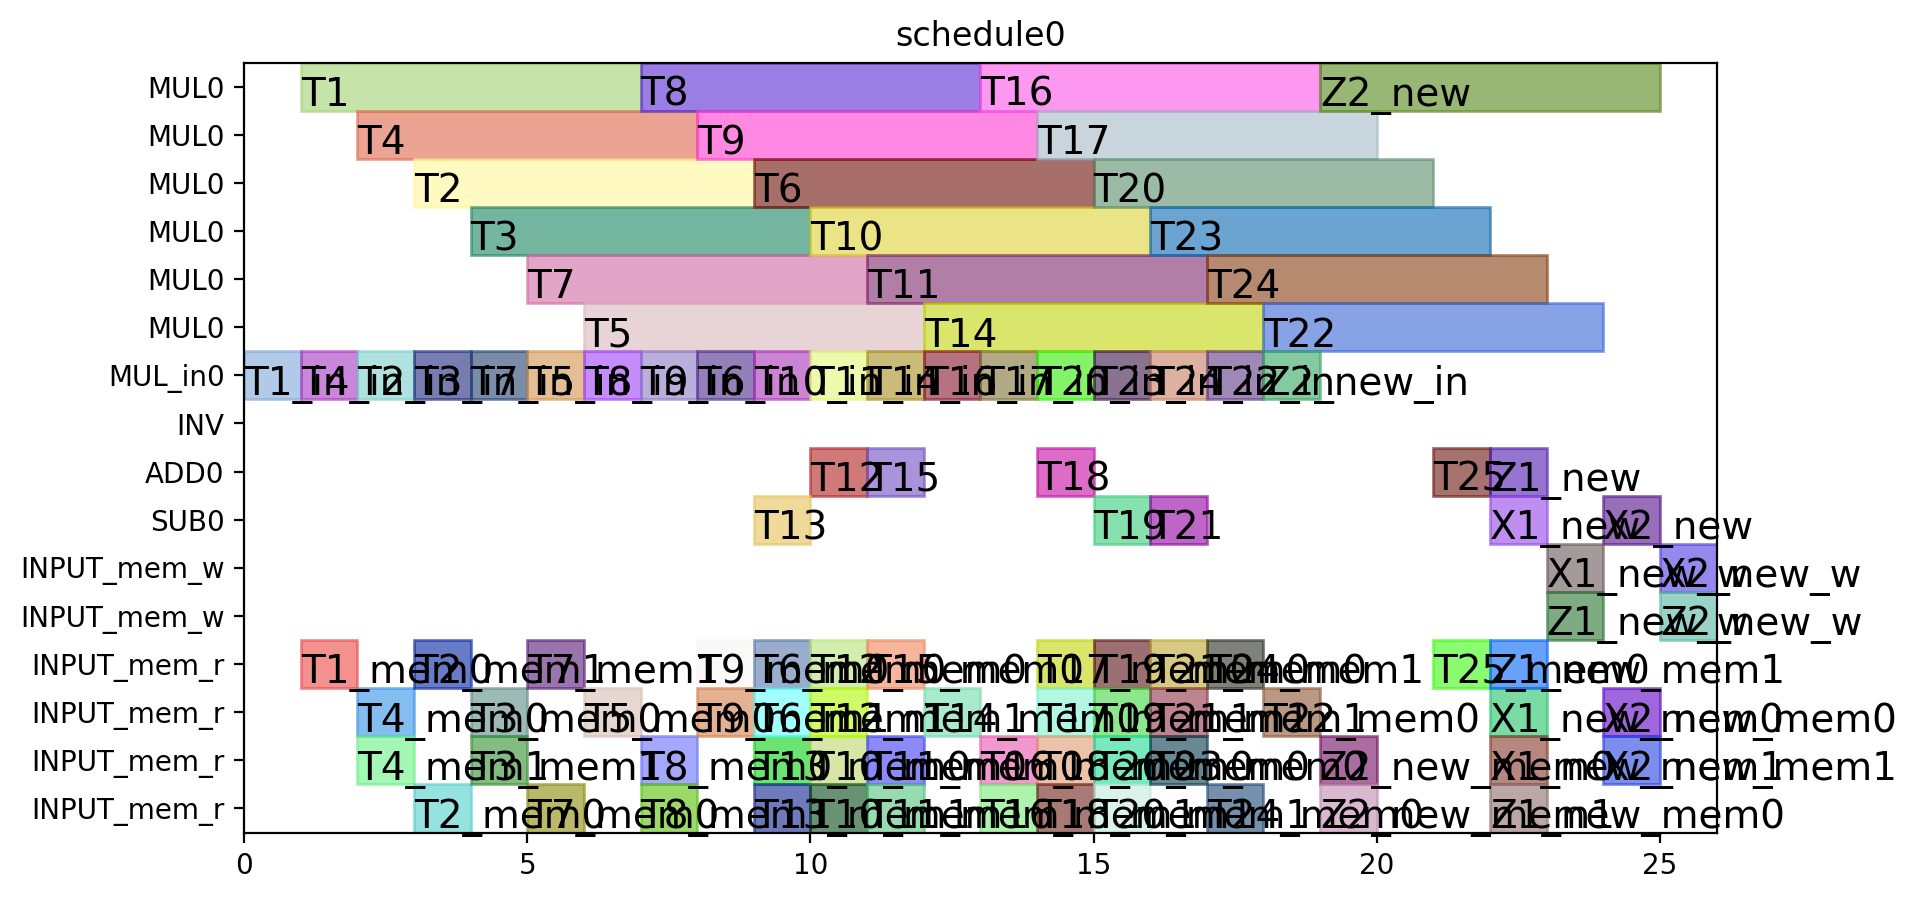

Python code for this plot:
from pyschedule import Scenario, solvers, plotters, alt


def solve():
	horizon = 90
	S = Scenario("schedule0", horizon=horizon)

	# resource
	MUL = S.Resources('MUL', num=1, size=6)
	MUL_in = S.Resources('MUL_in', num=1)
	INV = S.Resource('INV')
	ADD = S.Resources('ADD', num=1, periods=range(1, horizon))
	SUB = S.Resources('SUB', num=1, periods=range(1, horizon))
	INPUT_mem_w = S.Resource('INPUT_mem_w', size=2)
	INPUT_mem_r = S.Resource('INPUT_mem_r', size=4)

	# result of previous scheduling

	# new tasks
	T1_in = S.Task('T1_in', length=1, delay_cost=1)
	T1_in += alt(MUL_in)
	T1 = S.Task('T1', length=6, delay_cost=1)
	T1 += alt(MUL)
	S += T1>=T1_in

	T1_mem0 = S.Task('T1_mem0', length=1, delay_cost=1)
	T1_mem0 += INPUT_mem_r
	S += T1_mem0-1 <= T1

	T2_in = S.Task('T2_in', length=1, delay_cost=1)
	T2_in += alt(MUL_in)
	T2 = S.Task('T2', length=6, delay_cost=1)
	T2 += alt(MUL)
	S += T2>=T2_in

	T2_mem0 = S.Task('T2_mem0', length=1, delay_cost=1)
	T2_mem0 += INPUT_mem_r
	S += T2_mem0-1 <= T2

	T2_mem1 = S.Task('T2_mem1', length=1, delay_cost=1)
	T2_mem1 += INPUT_mem_r
	S += T2_mem1-1 <= T2

	T3_in = S.Task('T3_in', length=1, delay_cost=1)
	T3_in += alt(MUL_in)
	T3 = S.Task('T3', length=6, delay_cost=1)
	T3 += alt(MUL)
	S += T3>=T3_in

	T3_mem0 = S.Task('T3_mem0', length=1, delay_cost=1)
	T3_mem0 += INPUT_mem_r
	S += T3_mem0-1 <= T3

	T3_mem1 = S.Task('T3_mem1', length=1, delay_cost=1)
	T3_mem1 += INPUT_mem_r
	S += T3_mem1-1 <= T3

	T4_in = S.Task('T4_in', length=1, delay_cost=1)
	T4_in += alt(MUL_in)
	T4 = S.Task('T4', length=6, delay_cost=1)
	T4 += alt(MUL)
	S += T4>=T4_in

	T4_mem0 = S.Task('T4_mem0', length=1, delay_cost=1)
	T4_mem0 += INPUT_mem_r
	S += T4_mem0-1 <= T4

	T4_mem1 = S.Task('T4_mem1', length=1, delay_cost=1)
	T4_mem1 += INPUT_mem_r
	S += T4_mem1-1 <= T4

	T5_in = S.Task('T5_in', length=1, delay_cost=1)
	T5_in += alt(MUL_in)
	T5 = S.Task('T5', length=6, delay_cost=1)
	T5 += alt(MUL)
	S += T5>=T5_in

	T5_mem0 = S.Task('T5_mem0', length=1, delay_cost=1)
	T5_mem0 += INPUT_mem_r
	S += T5_mem0-1 <= T5

	T6_in = S.Task('T6_in', length=1, delay_cost=1)
	T6_in += alt(MUL_in)
	T6 = S.Task('T6', length=6, delay_cost=1)
	T6 += alt(MUL)
	S += T6>=T6_in

	T6_mem0 = S.Task('T6_mem0', length=1, delay_cost=1)
	T6_mem0 += INPUT_mem_r
	S += T6_mem0-1 <= T6

	T6_mem1 = S.Task('T6_mem1', length=1, delay_cost=1)
	T6_mem1 += INPUT_mem_r
	S += T6_mem1-1 <= T6

	T7_in = S.Task('T7_in', length=1, delay_cost=1)
	T7_in += alt(MUL_in)
	T7 = S.Task('T7', length=6, delay_cost=1)
	T7 += alt(MUL)
	S += T7>=T7_in

	T7_mem0 = S.Task('T7_mem0', length=1, delay_cost=1)
	T7_mem0 += INPUT_mem_r
	S += T7_mem0-1 <= T7

	T7_mem1 = S.Task('T7_mem1', length=1, delay_cost=1)
	T7_mem1 += INPUT_mem_r
	S += T7_mem1-1 <= T7

	T8_in = S.Task('T8_in', length=1, delay_cost=1)
	T8_in += alt(MUL_in)
	T8 = S.Task('T8', length=6, delay_cost=1)
	T8 += alt(MUL)
	S += T8>=T8_in

	T8_mem0 = S.Task('T8_mem0', length=1, delay_cost=1)
	T8_mem0 += INPUT_mem_r
	S += T8_mem0-1 <= T8

	T8_mem1 = S.Task('T8_mem1', length=1, delay_cost=1)
	T8_mem1 += alt(INPUT_mem_r)
	S += T1 < T8_mem1
	S += T8_mem1-1 <= T8

	T9_in = S.Task('T9_in', length=1, delay_cost=1)
	T9_in += alt(MUL_in)
	T9 = S.Task('T9', length=6, delay_cost=1)
	T9 += alt(MUL)
	S += T9>=T9_in

	T9_mem0 = S.Task('T9_mem0', length=1, delay_cost=1)
	T9_mem0 += INPUT_mem_r
	S += T9_mem0-1 <= T9

	T9_mem1 = S.Task('T9_mem1', length=1, delay_cost=1)
	T9_mem1 += alt(INPUT_mem_r)
	S += T1 < T9_mem1
	S += T9_mem1-1 <= T9

	T10_in = S.Task('T10_in', length=1, delay_cost=1)
	T10_in += alt(MUL_in)
	T10 = S.Task('T10', length=6, delay_cost=1)
	T10 += alt(MUL)
	S += T10>=T10_in

	T10_mem0 = S.Task('T10_mem0', length=1, delay_cost=1)
	T10_mem0 += INPUT_mem_r
	S += T10_mem0-1 <= T10

	T10_mem1 = S.Task('T10_mem1', length=1, delay_cost=1)
	T10_mem1 += alt(INPUT_mem_r)
	S += T3 < T10_mem1
	S += T10_mem1-1 <= T10

	T11_in = S.Task('T11_in', length=1, delay_cost=1)
	T11_in += alt(MUL_in)
	T11 = S.Task('T11', length=6, delay_cost=1)
	T11 += alt(MUL)
	S += T11>=T11_in

	T11_mem0 = S.Task('T11_mem0', length=1, delay_cost=1)
	T11_mem0 += INPUT_mem_r
	S += T11_mem0-1 <= T11

	T11_mem1 = S.Task('T11_mem1', length=1, delay_cost=1)
	T11_mem1 += alt(INPUT_mem_r)
	S += T3 < T11_mem1
	S += T11_mem1-1 <= T11

	T12 = S.Task('T12', length=1, delay_cost=1)
	T12 += alt(ADD)

	T12_mem0 = S.Task('T12_mem0', length=1, delay_cost=1)
	T12_mem0 += alt(INPUT_mem_r)
	S += T4 < T12_mem0
	S += T12_mem0-1 <= T12

	T12_mem1 = S.Task('T12_mem1', length=1, delay_cost=1)
	T12_mem1 += alt(INPUT_mem_r)
	S += T2 < T12_mem1
	S += T12_mem1-1 <= T12

	T13 = S.Task('T13', length=1, delay_cost=1)
	T13 += alt(SUB)

	T13_mem0 = S.Task('T13_mem0', length=1, delay_cost=1)
	T13_mem0 += alt(INPUT_mem_r)
	S += T4 < T13_mem0
	S += T13_mem0-1 <= T13

	T13_mem1 = S.Task('T13_mem1', length=1, delay_cost=1)
	T13_mem1 += alt(INPUT_mem_r)
	S += T2 < T13_mem1
	S += T13_mem1-1 <= T13

	T15 = S.Task('T15', length=1, delay_cost=1)
	T15 += alt(ADD)

	T15_mem0 = S.Task('T15_mem0', length=1, delay_cost=1)
	T15_mem0 += alt(INPUT_mem_r)
	S += T7 < T15_mem0
	S += T15_mem0-1 <= T15

	T14_in = S.Task('T14_in', length=1, delay_cost=1)
	T14_in += alt(MUL_in)
	T14 = S.Task('T14', length=6, delay_cost=1)
	T14 += alt(MUL)
	S += T14>=T14_in

	T14_mem0 = S.Task('T14_mem0', length=1, delay_cost=1)
	T14_mem0 += alt(INPUT_mem_r)
	S += T13 < T14_mem0
	S += T14_mem0-1 <= T14

	T16_in = S.Task('T16_in', length=1, delay_cost=1)
	T16_in += alt(MUL_in)
	T16 = S.Task('T16', length=6, delay_cost=1)
	T16 += alt(MUL)
	S += T16>=T16_in

	T16_mem0 = S.Task('T16_mem0', length=1, delay_cost=1)
	T16_mem0 += alt(INPUT_mem_r)
	S += T1 < T16_mem0
	S += T16_mem0-1 <= T16

	T16_mem1 = S.Task('T16_mem1', length=1, delay_cost=1)
	T16_mem1 += alt(INPUT_mem_r)
	S += T8 < T16_mem1
	S += T16_mem1-1 <= T16

	T17_in = S.Task('T17_in', length=1, delay_cost=1)
	T17_in += alt(MUL_in)
	T17 = S.Task('T17', length=6, delay_cost=1)
	T17 += alt(MUL)
	S += T17>=T17_in

	T17_mem0 = S.Task('T17_mem0', length=1, delay_cost=1)
	T17_mem0 += alt(INPUT_mem_r)
	S += T8 < T17_mem0
	S += T17_mem0-1 <= T17

	T17_mem1 = S.Task('T17_mem1', length=1, delay_cost=1)
	T17_mem1 += alt(INPUT_mem_r)
	S += T15 < T17_mem1
	S += T17_mem1-1 <= T17

	T18 = S.Task('T18', length=1, delay_cost=1)
	T18 += alt(ADD)

	T18_mem0 = S.Task('T18_mem0', length=1, delay_cost=1)
	T18_mem0 += alt(INPUT_mem_r)
	S += T5 < T18_mem0
	S += T18_mem0-1 <= T18

	T18_mem1 = S.Task('T18_mem1', length=1, delay_cost=1)
	T18_mem1 += alt(INPUT_mem_r)
	S += T9 < T18_mem1
	S += T18_mem1-1 <= T18

	T19 = S.Task('T19', length=1, delay_cost=1)
	T19 += alt(SUB)

	T19_mem0 = S.Task('T19_mem0', length=1, delay_cost=1)
	T19_mem0 += alt(INPUT_mem_r)
	S += T5 < T19_mem0
	S += T19_mem0-1 <= T19

	T19_mem1 = S.Task('T19_mem1', length=1, delay_cost=1)
	T19_mem1 += alt(INPUT_mem_r)
	S += T9 < T19_mem1
	S += T19_mem1-1 <= T19

	T21 = S.Task('T21', length=1, delay_cost=1)
	T21 += alt(SUB)

	T21_mem0 = S.Task('T21_mem0', length=1, delay_cost=1)
	T21_mem0 += alt(INPUT_mem_r)
	S += T6 < T21_mem0
	S += T21_mem0-1 <= T21

	T21_mem1 = S.Task('T21_mem1', length=1, delay_cost=1)
	T21_mem1 += alt(INPUT_mem_r)
	S += T10 < T21_mem1
	S += T21_mem1-1 <= T21

	T24_in = S.Task('T24_in', length=1, delay_cost=1)
	T24_in += alt(MUL_in)
	T24 = S.Task('T24', length=6, delay_cost=1)
	T24 += alt(MUL)
	S += T24>=T24_in

	T24_mem0 = S.Task('T24_mem0', length=1, delay_cost=1)
	T24_mem0 += alt(INPUT_mem_r)
	S += T11 < T24_mem0
	S += T24_mem0-1 <= T24

	T24_mem1 = S.Task('T24_mem1', length=1, delay_cost=1)
	T24_mem1 += alt(INPUT_mem_r)
	S += T12 < T24_mem1
	S += T24_mem1-1 <= T24

	T20_in = S.Task('T20_in', length=1, delay_cost=1)
	T20_in += alt(MUL_in)
	T20 = S.Task('T20', length=6, delay_cost=1)
	T20 += alt(MUL)
	S += T20>=T20_in

	T20_mem0 = S.Task('T20_mem0', length=1, delay_cost=1)
	T20_mem0 += alt(INPUT_mem_r)
	S += T15 < T20_mem0
	S += T20_mem0-1 <= T20

	T20_mem1 = S.Task('T20_mem1', length=1, delay_cost=1)
	T20_mem1 += alt(INPUT_mem_r)
	S += T18 < T20_mem1
	S += T20_mem1-1 <= T20

	T22_in = S.Task('T22_in', length=1, delay_cost=1)
	T22_in += alt(MUL_in)
	T22 = S.Task('T22', length=6, delay_cost=1)
	T22 += alt(MUL)
	S += T22>=T22_in

	T22_mem0 = S.Task('T22_mem0', length=1, delay_cost=1)
	T22_mem0 += alt(INPUT_mem_r)
	S += T21 < T22_mem0
	S += T22_mem0-1 <= T22

	T23_in = S.Task('T23_in', length=1, delay_cost=1)
	T23_in += alt(MUL_in)
	T23 = S.Task('T23', length=6, delay_cost=1)
	T23 += alt(MUL)
	S += T23>=T23_in

	T23_mem0 = S.Task('T23_mem0', length=1, delay_cost=1)
	T23_mem0 += alt(INPUT_mem_r)
	S += T19 < T23_mem0
	S += T23_mem0-1 <= T23

	T25 = S.Task('T25', length=1, delay_cost=1)
	T25 += alt(ADD)

	T25_mem0 = S.Task('T25_mem0', length=1, delay_cost=1)
	T25_mem0 += alt(INPUT_mem_r)
	S += T20 < T25_mem0
	S += T25_mem0-1 <= T25

	Z2_new_in = S.Task('Z2_new_in', length=1, delay_cost=1)
	Z2_new_in += alt(MUL_in)
	Z2_new = S.Task('Z2_new', length=6, delay_cost=1)
	Z2_new += alt(MUL)
	S += Z2_new>=Z2_new_in

	S += 0<Z2_new

	Z2_new_mem0 = S.Task('Z2_new_mem0', length=1, delay_cost=1)
	Z2_new_mem0 += INPUT_mem_r
	S += Z2_new_mem0-1 <= Z2_new

	Z2_new_mem1 = S.Task('Z2_new_mem1', length=1, delay_cost=1)
	Z2_new_mem1 += alt(INPUT_mem_r)
	S += T14 < Z2_new_mem1
	S += Z2_new_mem1-1 <= Z2_new

	Z2_new_w = S.Task('Z2_new_w', length=1, delay_cost=1)
	Z2_new_w += alt(INPUT_mem_w)
	S += Z2_new <= Z2_new_w

	X2_new = S.Task('X2_new', length=1, delay_cost=1)
	X2_new += alt(SUB)

	S += 0<X2_new

	X2_new_mem0 = S.Task('X2_new_mem0', length=1, delay_cost=1)
	X2_new_mem0 += alt(INPUT_mem_r)
	S += T22 < X2_new_mem0
	S += X2_new_mem0-1 <= X2_new

	X2_new_mem1 = S.Task('X2_new_mem1', length=1, delay_cost=1)
	X2_new_mem1 += alt(INPUT_mem_r)
	S += T24 < X2_new_mem1
	S += X2_new_mem1-1 <= X2_new

	X2_new_w = S.Task('X2_new_w', length=1, delay_cost=1)
	X2_new_w += alt(INPUT_mem_w)
	S += X2_new <= X2_new_w

	X1_new = S.Task('X1_new', length=1, delay_cost=1)
	X1_new += alt(SUB)

	S += 0<X1_new

	X1_new_mem0 = S.Task('X1_new_mem0', length=1, delay_cost=1)
	X1_new_mem0 += alt(INPUT_mem_r)
	S += T23 < X1_new_mem0
	S += X1_new_mem0-1 <= X1_new

	X1_new_mem1 = S.Task('X1_new_mem1', length=1, delay_cost=1)
	X1_new_mem1 += alt(INPUT_mem_r)
	S += T17 < X1_new_mem1
	S += X1_new_mem1-1 <= X1_new

	X1_new_w = S.Task('X1_new_w', length=1, delay_cost=1)
	X1_new_w += alt(INPUT_mem_w)
	S += X1_new <= X1_new_w

	Z1_new = S.Task('Z1_new', length=1, delay_cost=1)
	Z1_new += alt(ADD)

	S += 0<Z1_new

	Z1_new_mem0 = S.Task('Z1_new_mem0', length=1, delay_cost=1)
	Z1_new_mem0 += alt(INPUT_mem_r)
	S += T16 < Z1_new_mem0
	S += Z1_new_mem0-1 <= Z1_new

	Z1_new_mem1 = S.Task('Z1_new_mem1', length=1, delay_cost=1)
	Z1_new_mem1 += alt(INPUT_mem_r)
	S += T25 < Z1_new_mem1
	S += Z1_new_mem1-1 <= Z1_new

	Z1_new_w = S.Task('Z1_new_w', length=1, delay_cost=1)
	Z1_new_w += alt(INPUT_mem_w)
	S += Z1_new <= Z1_new_w

	solvers.mip.solve(S,msg=1,ratio_gap=1.01)

	solution = [['hoge']*len(S.solution()[1]) for i in range(len(S.solution()))]
	for i in range(len(S.solution())):
		for j in range(len(S.solution()[i])):
			solution[i][j]=str(S.solution()[i][j])
	print(solution)

	cycles = int(solution[-1][3])

	pic_file_name = "/Users/fukudamomoko/Desktop/research/ABE/python/scheduling/ladderMul_mul1_6_add1_1/schedule0.png"
	if(S.solution() != []):
		plotters.matplotlib.plot(S,img_filename=pic_file_name, vertical_text=False, fig_size=(cycles*0.25+3, 5))

	return solution
